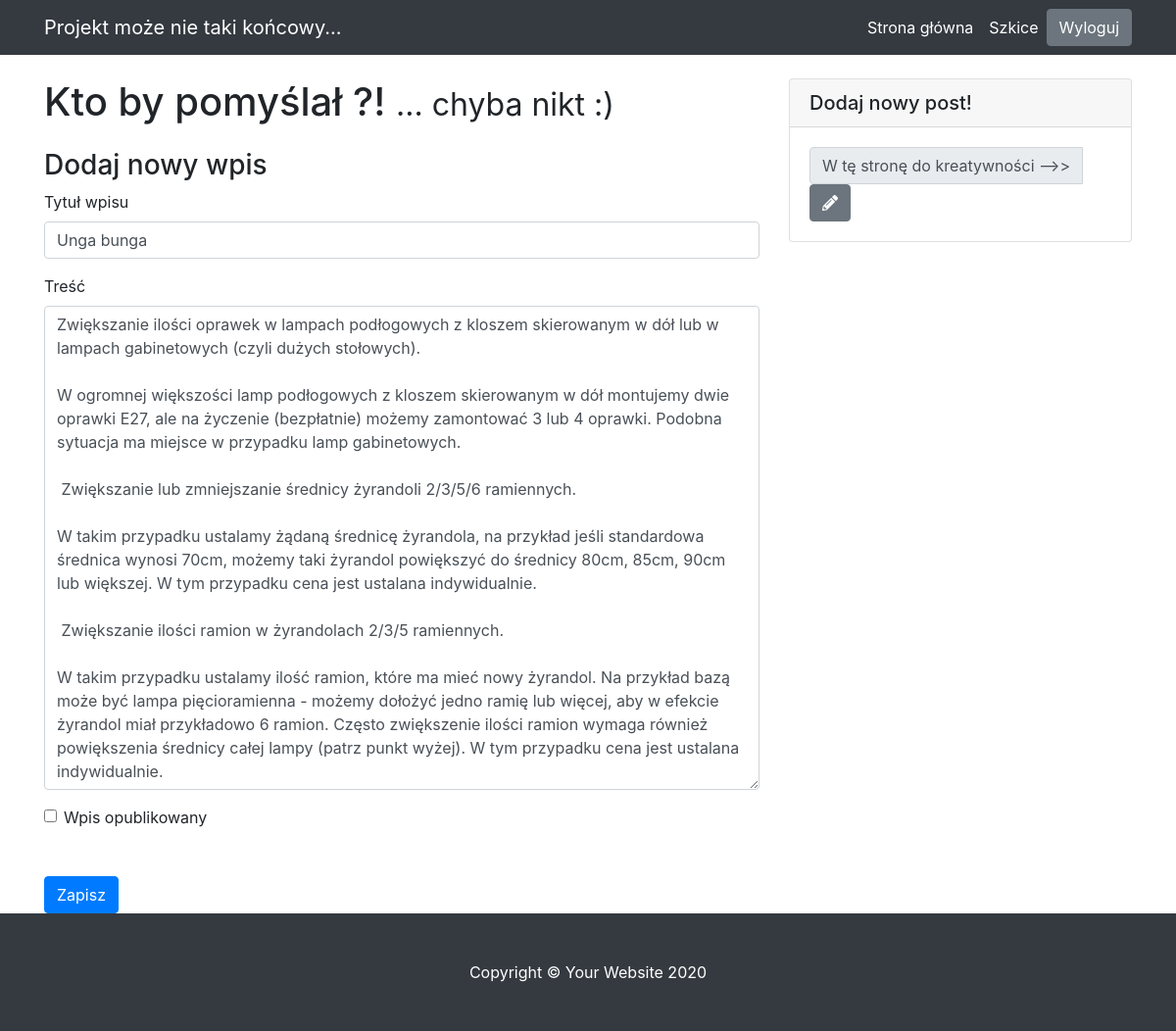
/edit-post/20 (signed in), run on the app's committed database.
### blog/models.py (models this page shows)
class Entry(db.Model):
    id = db.Column(db.Integer, primary_key=True)
    title = db.Column(db.String(80), nullable=False)
    body = db.Column(db.Text, nullable=False)
    pub_date = db.Column(db.DateTime, nullable=False,
    default=datetime.datetime.utcnow)
    is_published = db.Column(db.Boolean, default=False)

### blog/routes.py (the view)
@app.route("/edit-post/<int:entry_id>", methods=["GET", "POST"])
@login_required
def edit_entry(entry_id):
    return post_form(entry_id)

### blog/forms.py
class EntryForm(FlaskForm):
    title = StringField('Tytuł', validators=[DataRequired()])
    body = TextAreaField('Wpis', validators=[DataRequired()])
    is_published = BooleanField('Publikujemy?')

### blog/routes.py (called while the page is built, shortened)
def post_form(entry_id):
    errors = None
    if entry_id == None:
        form = EntryForm()
        if request.method == "POST":
            if form.validate_on_submit():
                post = Entry(title=form.title.data, body=form.body.data, is_published=form.is_published.data)  # noqa: E501
                db.session.add(post)
                db.session.commit()
                flash('Post został pomyślnie dodany!')
                return redirect(url_for("homepage"))
            else:
                errors = form.errors
        return render_template("entry_form.html", form=form, errors=errors)
    elif entry_id != 0:
        entry = Entry.query.filter_by(id=entry_id).first_or_404()
        form = EntryForm(obj=entry)
        return render_template("entry_form.html", form=form, errors=errors)

def login_required(view_func):
    @functools.wraps(view_func)
    def check_permissions(*args, **kwargs):
        if session.get('logged_in'):
            return view_func(*args, **kwargs)
        return redirect(url_for('login', next=request.path))
    return check_permissions

### blog/templates/entry_form.html (shortened to what this page needs)
{% extends "base.html" %}
{% block content %}
<h3>
   Dodaj nowy wpis
</h3>
<form action="" method="POST">
   <div class="form-group">
       <label for="title">Tytuł wpisu</label>
       {{ form.title(class_="form-control") }}
   </div>
   <div class="form-group">
       <label for="body">Treść</label>
       {{ form.body(class_="form-control", cols="100", rows="20") }}
   </div>
   <div class="form-check">
       {{ form.is_published(class_="form-check-input") }}
       <label class="form-check-label" for="is_published">Wpis opublikowany</label>
   </div>
   <button type="submit" class="btn btn-primary mt-5">Zapisz</button>
</form>
{% endblock %}

### data on the page
Entry: title "Unga bunga", body "Zwiększanie ilości oprawek w lampach podłogowych z kloszem skierowanym w dół lub w lampach gabinetowych (czyli dużych stołowych). W ogromnej większości lamp podłogowych z kloszem skierowanym w dół montujemy dwie oprawki E27, ale na życzenie (bezpłatnie) możemy zamontować 3 lub 4 oprawki. Podobna sytuacja ma miejsce w przypadku lamp gabinetowych. Zwiększanie lub zmniejszanie średnicy żyrandoli 2/3/5/6 ramiennych. W takim przypadku ustalamy żądaną średnicę żyrandola, na przykład jeśli standardowa średnica wynosi 70cm, możemy taki żyrandol powiększyć do średnicy 80cm, 85cm, 90cm lub większej. W tym przypadku cena jest ustalana indywidualnie. Zwiększanie ilości ramion w żyrandolach 2/3/5…"
